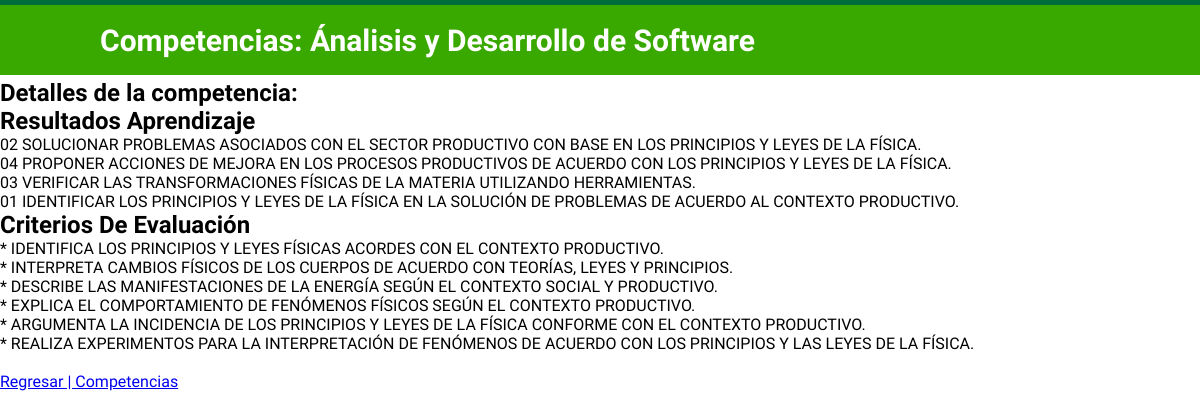
The app's page /competencias/2/, older data.
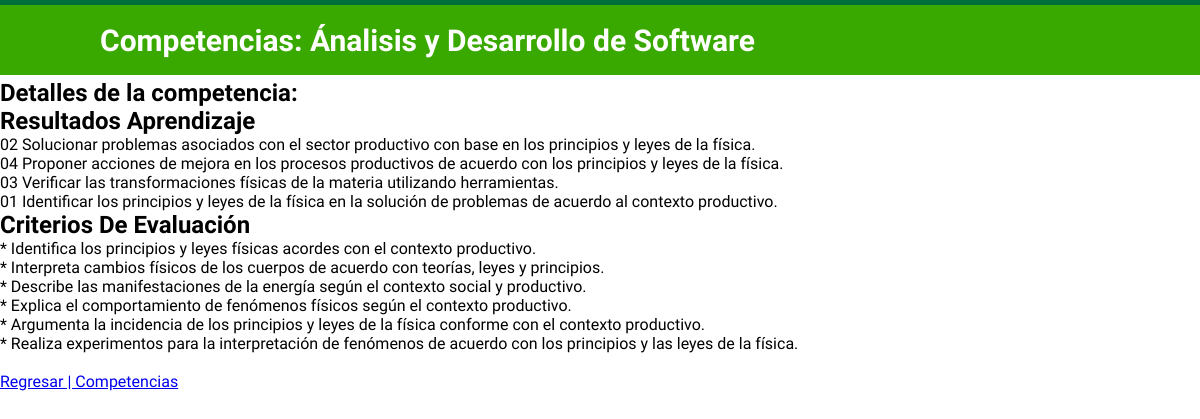
The same page, newer data.
### adsopf/models.py (models this page shows, shortened)
class CompetenciaLaboral(models.Model):
    nombre = models.CharField(max_length=90)
    resultados_aprendizaje = models.TextField(max_length=930)
    criterios_evaluacion = models.TextField(max_length=3000)

### adsopf/views.py (the view)
# urls.py: path('competencias/<int:competencia_id>/', views.detalle_competencia, name='detalle_competencia')
def detalle_competencia(request, competencia_id):
    competencia = CompetenciaLaboral.objects.get(id=competencia_id)
    return render(request, 'detalles.html', {
        'competencia': competencia, 'menu': False
        })

### adsopf/templates/detalles.html (shortened to what this page needs)
{% load static%}
    {% block content %}
    <div class="container-content">
        <br>
        <br>
        <br>
        <h3>{{ competencia.nombre }}</h3>
        <h2>Detalles de la competencia:</h2>
        <h2>Resultados Aprendizaje</h2>
        <p>{{competencia.resultados_aprendizaje|safe|linebreaks }}</p>
        <h2>Criterios De Evaluación</h2>
        <p>{{ competencia.criterios_evaluacion|safe|linebreaks }}</p>
        <br>
        <a href="{% url 'competencias' %}">
            Regresar | Competencias
        </a>
    </div>
    {% endblock %}

### adsopf/templates/header.html (shortened to what this page needs)
{% load static %}
    <link rel="stylesheet" href="{% static 'css/index.css' %}">
</head>
<header class="header">
    <h1 class="header__h1">Competencias: Ánalisis y Desarrollo de Software</h1>
</header>
{% block content %}
{% endblock %}

### adsopf/static/css/index.css (style rules this page uses)
* { margin: 0; padding: 0; }
.header { border-top: 5px solid #006E3C; background-color: #39A900; width: 100%; height: 70px; position: fixed; display: flex; justify-content:left; align-items: center; }
.header__h1 { color: white; margin: 0 100px; font-size: 30px; font-weight: 600; }

Row changes from the older to the newer data that the page shows:
changed CompetenciaLaboral: resultados_aprendizaje "02 SOLUCIONAR PROBLEMAS ASOCIADOS CON EL SECTOR PRODUCTIVO CON BASE EN LOS PRINCIPIOS Y LEYES DE LA FÍSICA. 04 PROPONER ACCIONES DE MEJORA EN LOS PROCESOS PRODUCTIVOS DE ACUERDO CON LOS PRINCIPIOS Y LEYES DE LA FÍSICA. 03 VERIFICAR LAS TRANSFORMACIONES FÍSICAS DE LA MATERIA UTILIZANDO HERRAMIENTAS. 01 IDENTIFICAR LOS PRINCIPIOS Y LEYES DE LA FÍSICA EN LA SOLUCIÓN DE PROBLEMAS DE ACUERDO AL CONTEXTO PRODUCTIVO." → "02 Solucionar problemas asociados con el sector productivo con base en los principios y leyes de la física. 04 Proponer acciones de mejora en los procesos productivos de acuerdo con los principios y leyes de la física. 03 Verificar las transformaciones físicas de la materia utilizando herramientas. 01 Identificar los principios y leyes de la física en la solución de problemas de acuerdo al contexto productivo."; criterios_evaluacion "* IDENTIFICA LOS PRINCIPIOS Y LEYES FÍSICAS ACORDES CON EL CONTEXTO PRODUCTIVO. * INTERPRETA CAMBIOS FÍSICOS DE LOS CUERPOS DE ACUERDO CON TEORÍAS, LEYES Y PRINCIPIOS. * DESCRIBE LAS MANIFESTACIONES DE LA ENERGÍA SEGÚN EL CONTEXTO SOCIAL Y PRODUCTIVO. * EXPLICA EL COMPORTAMIENTO DE FENÓMENOS FÍSICOS SEGÚN EL CONTEXTO PRODUCTIVO. * ARGUMENTA LA INCIDENCIA DE LOS PRINCIPIOS Y LEYES DE LA FÍSICA CONFORME CON EL CONTEXTO PRODUCTIVO. * REALIZA EXPERIMENTOS PARA LA INTERPRETACIÓN DE FENÓMENOS DE ACUERDO CON LOS PRINCIPIOS Y LAS LEYES DE LA FÍSICA." → "* Identifica los principios y leyes físicas acordes con el contexto productivo. * Interpreta cambios físicos de los cuerpos de acuerdo con teorías, leyes y principios. * Describe las manifestaciones de la energía según el contexto social y productivo. * Explica el comportamiento de fenómenos físicos según el contexto productivo. * Argumenta la incidencia de los principios y leyes de la física conforme con el contexto productivo. * Realiza experimentos para la interpretación de fenómenos de acuerdo con los principios y las leyes de la física."
